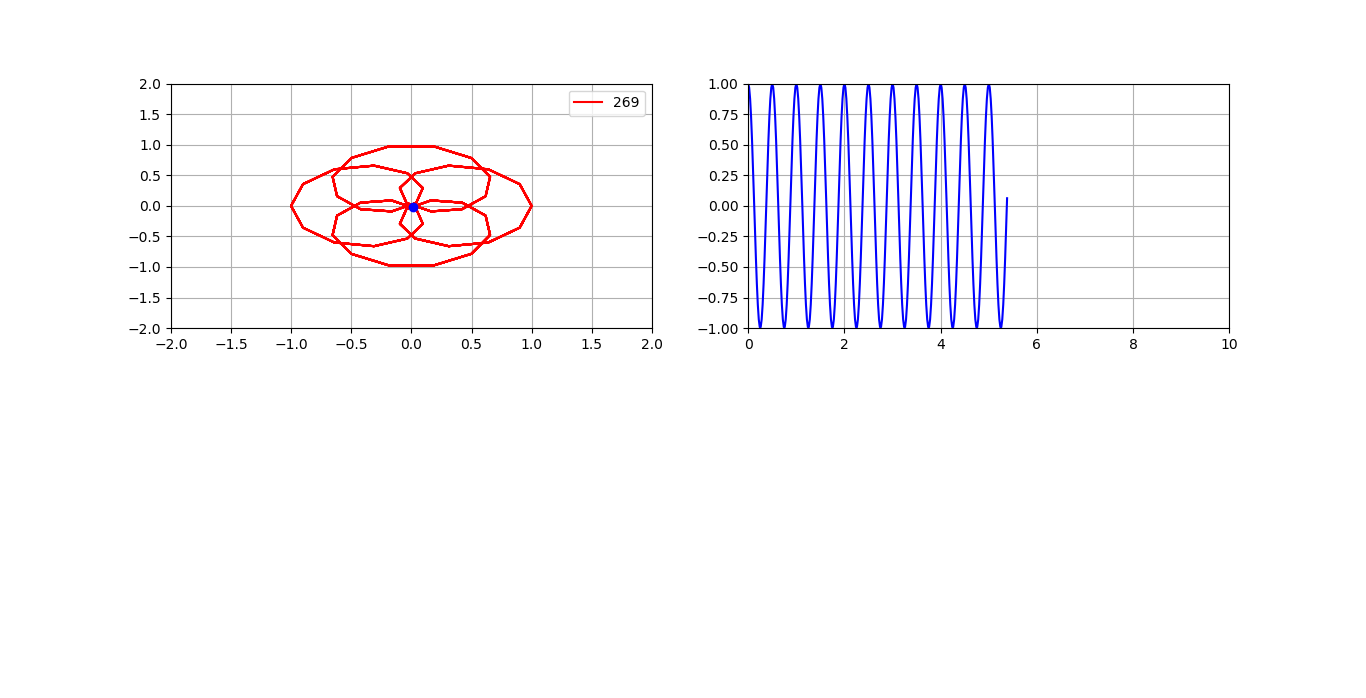

Write Python code to recreate this figure.
import numpy as np
import matplotlib.pyplot as plt
from matplotlib.animation import FuncAnimation
#--------------------------------------
fig        = plt.figure()
fs         = 50
N          = 500
#--------------------------------------
circleAxe  = fig.add_subplot(2,2,1)
circleLn,promLn  = plt.plot([],[],'r-',[],[],'bo')
circleAxe.grid(True)
circleAxe.set_xlim(-2,2)
circleAxe.set_ylim(-2,2)
circleFrec = 3
circleLn.set_label(0)
circleLg   = circleAxe.legend()
circleData = []
prom       = 0
circle     = lambda c,f,n: c*np.exp(-1j*2*np.pi*f*n*1/fs)
#--------------------------------------
signalAxe  = fig.add_subplot(2,2,2)
signalLn,  = plt.plot([],[],'b-')
signalAxe.grid(True)
signalAxe.set_xlim(0,N/fs)
signalAxe.set_ylim(-1,1)
signalFrec = 2
signalData=[]
signal  = lambda f,n: np.cos(2*np.pi*f*n*1/fs)
#--------------------------------------
tData=[]

def init():
    return circleLn,
def update(n):
    global circleData,signalData,tData,promData
    circleData.append(circle(1,circleFrec,n)*signal(signalFrec,n))
    prom=np.average(circleData)
    promLn.set_data(np.real(prom),
                    np.imag(prom))
    circleLn.set_data(np.real(circleData),
                      np.imag(circleData))
    signalData.append(signal(signalFrec,n))
    tData.append(n/fs)
    signalLn.set_data(tData,signalData)

    if n==N-1:
        circleData = []
        signalData = []
        tData      = []
        prom       = 0
    circleLn.set_label(n)
    circleLg=circleAxe.legend()
    return circleLn,circleLg,signalLn,promLn

ani=FuncAnimation(fig,update,N,init,interval=10 ,blit=True,repeat=True)
plt.show()
